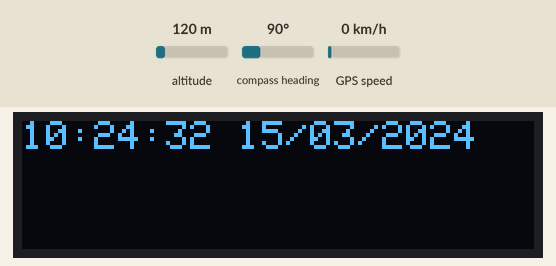
A sketch run on a simulated Arduino Uno, built with avr-gcc and run on an emulated ATmega328P. Parts: 128×32 one-colour display. The test bench sets the inputs (shaded band); at power-on: altitude 120 m, compass heading 90°, GPS speed 0 km/h. The GPS gets a fix after 3 s at 37.7749, -122.4194 with 8 satellites.

Above: at 2.2 s.
2.3 s: altitude set to 20 m
At 3.8 s:
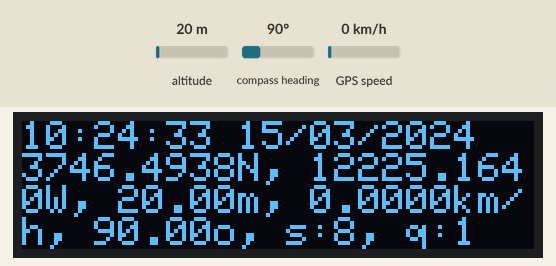
6.6 s: compass heading set to 7°
At 7.8 s:
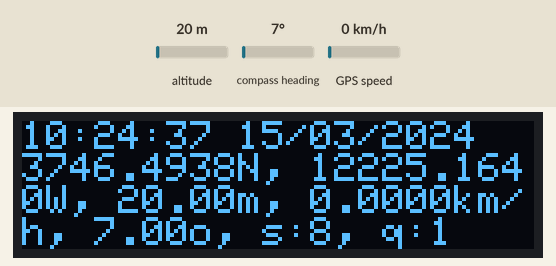
9.5 s: GPS speed set to 2 km/h
At 10.8 s:
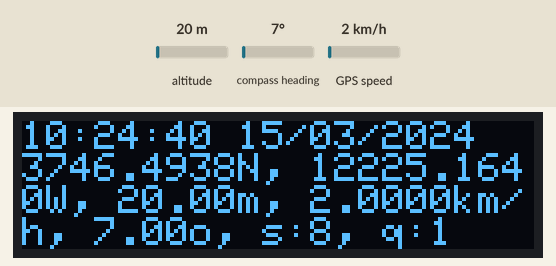
12.5 s: altitude set to 250 m
At 13.9 s:
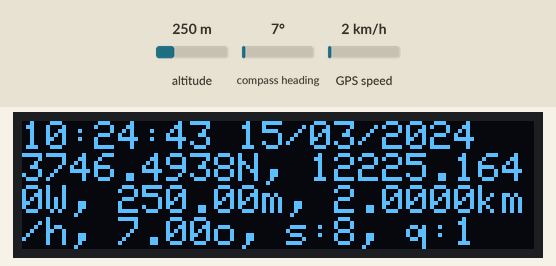
Timing chart, 0 to 15.5 s (numbered marks = the images above; inputs shaded):
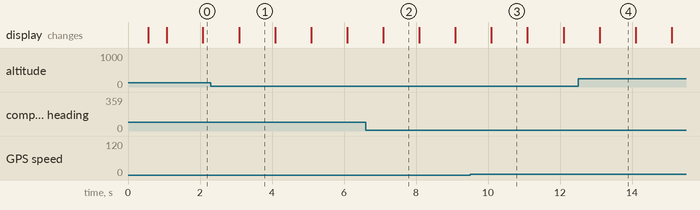

The sketch:

TestGPSLCD.ino
```cpp
/*
Adafruit GPS
*/

#include <SPI.h>
#include <Wire.h>
#include <Adafruit_GFX.h>
#include <Adafruit_SSD1306.h>

#define SCREEN_WIDTH 128 // OLED display width, in pixels
#define SCREEN_HEIGHT 32 // OLED display height, in pixels

// Declaration for an SSD1306 display connected to I2C (SDA, SCL pins)
#define OLED_RESET     4 // Reset pin # (or -1 if sharing Arduino reset pin)
Adafruit_SSD1306 display(SCREEN_WIDTH, SCREEN_HEIGHT, &Wire, OLED_RESET);


#include <Adafruit_GPS.h>
#define GPSSerial Serial
Adafruit_GPS GPS(&GPSSerial);
uint32_t timer = millis();


void setup() {
    // ********************* LCD Setup ********************* //

    // SSD1306_SWITCHCAPVCC = generate display voltage from 3.3V internally
    if(!display.begin(SSD1306_SWITCHCAPVCC, 0x3C)) { // Address 0x3C for 128x32
        Serial.println(F("SSD1306 allocation failed"));
        for(;;); // Don't proceed, loop forever
    }
    // Show initial display buffer contents on the screen --
    // the library initializes this with an Adafruit splash screen.

    display.clearDisplay();
    display.setTextSize(1);
    display.setTextColor(SSD1306_WHITE);
    display.setCursor(0, 0);
    display.println("Initialised LCD...");
    display.display();
    delay(500);

    // ********************* GPS Setup ********************* //
    GPS.begin(9600);
    GPS.sendCommand(PMTK_SET_NMEA_OUTPUT_RMCGGA);
    GPS.sendCommand(PMTK_SET_NMEA_UPDATE_1HZ); // 1 Hz update rate
    GPS.sendCommand(PGCMD_ANTENNA);
    GPSSerial.println(PMTK_Q_RELEASE);

    display.println("Initialised GPS...");
    display.display();
    delay(500);

}


void loop() {
    display.clearDisplay();
    display.setTextSize(1);
    display.setTextColor(SSD1306_WHITE);
    display.setCursor(0, 0);

    // read data from the GPS in the 'main loop'
    char c = GPS.read();
    if (GPS.newNMEAreceived()) {
        if (!GPS.parse(GPS.lastNMEA())) // this also sets the newNMEAreceived() flag to false
            return; // we can fail to parse a sentence in which case we should just wait for another
    }
    // approximately every 1 seconds or so, print out the current stats
    if (millis() - timer > 1000) {
        timer = millis(); // reset the timer
        display.clearDisplay();

        // Hour
        if (GPS.hour < 10) {
            display.print('0');
        }
        display.print(GPS.hour, DEC);
        display.print(':');

        // minutes
        if (GPS.minute < 10) {
            display.print('0');
        }
        display.print(GPS.minute, DEC);
        display.print(':');

        // seconds
        if (GPS.seconds < 10) {
            display.print('0');
        }
        display.print(GPS.seconds, DEC);

        display.print(' ');

        // day
        if (GPS.day < 10) {
            display.print('0');
        }
        display.print(GPS.day, DEC);
        display.print('/');

        // months
        if (GPS.month < 10) {
            display.print('0');
        }
        display.print(GPS.month, DEC);

        // year
        display.print("/20");
        display.println(GPS.year, DEC);


        // Location
        if (GPS.fix) {
            // Latitude

            display.print(GPS.latitude, 4);
            display.print(GPS.lat);
            display.print(", ");

            // Longitude
            display.print(GPS.longitude, 4);
            display.print(GPS.lon);
            display.print(", ");

            // Altitude
            display.print(GPS.altitude);
            display.print("m, ");


            // Speed
            display.print(GPS.speed * 1.852, 4);
            display.print("km/h, ");

            display.print(GPS.angle);
            display.print("o, ");

            //Serial.print("Satellites: ");
            display.print("s:");
            display.print((int)GPS.satellites);
            display.print(", q:");
            display.print((int)GPS.fixquality);

        }
        display.display();

    }


}
```

Measured:
- what the display in image 1 shows lasts 1.0 s, from 3.1 s to 4.1 s
